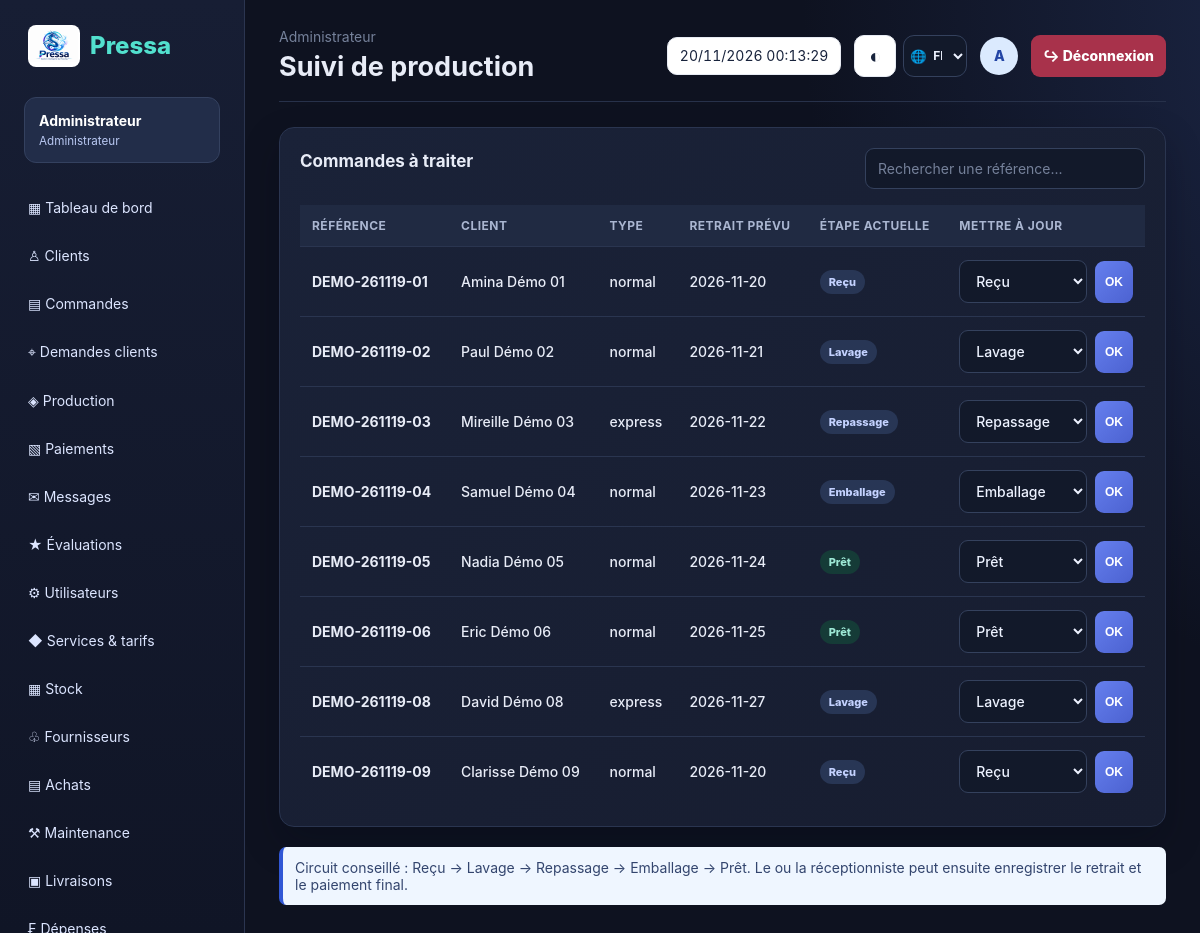
Screenshot of /production.php (signed in) with the database file from the repository.
### tables this page shows
CREATE TABLE `parametres` (
  `cle` varchar(60) NOT NULL,
  `valeur` varchar(255) NOT NULL,
  `description` varchar(255) DEFAULT NULL
);

CREATE TABLE `commandes` (
  `id` int(11) NOT NULL,
  `uuid` char(36) NOT NULL DEFAULT uuid(),
  `reference` varchar(30) NOT NULL,
  `client_id` int(11) NOT NULL,
  `depose_par` int(11) DEFAULT NULL,
  `type_depot` enum('normal','express') NOT NULL DEFAULT 'normal',
  `mode_remise` enum('retrait','livraison') NOT NULL DEFAULT 'retrait',
  `statut` enum('recu','lavage','repassage','emballage','pret','retire','annule') NOT NULL DEFAULT 'recu',
  `date_depot` datetime NOT NULL DEFAULT current_timestamp(),
  `date_promise` date NOT NULL,
  `date_pret` datetime DEFAULT NULL,
  `date_retrait` datetime DEFAULT NULL,
  `emplacement` varchar(30) DEFAULT NULL,
  `sous_total` decimal(12,2) NOT NULL DEFAULT 0.00,
  `remise_montant` decimal(12,2) NOT NULL DEFAULT 0.00,
  `motif_remise` varchar(255) DEFAULT NULL,
  `surcharge_express` decimal(12,2) NOT NULL DEFAULT 0.00,
  `total` decimal(12,2) NOT NULL DEFAULT 0.00,
  `notes` text DEFAULT NULL,
  `motif_annulation` varchar(255) DEFAULT NULL,
  `version` int(11) NOT NULL DEFAULT 1,
  `cree_le` datetime NOT NULL DEFAULT current_timestamp(),
  `modifie_le` datetime NOT NULL DEFAULT current_timestamp() ON UPDATE current_timestamp()
);

CREATE TABLE `clients` (
  `id` int(11) NOT NULL,
  `uuid` char(36) NOT NULL DEFAULT uuid(),
  `nom` varchar(120) NOT NULL,
  `prenom` varchar(120) DEFAULT NULL,
  `type_client` enum('particulier','entreprise') NOT NULL DEFAULT 'particulier',
  `telephone` varchar(30) NOT NULL,
  `telephone_secondaire` varchar(30) DEFAULT NULL,
  `email` varchar(160) DEFAULT NULL,
  `adresse` varchar(255) DEFAULT NULL,
  `quartier` varchar(120) DEFAULT NULL,
  `canal_prefere` enum('sms','appel','aucun') NOT NULL DEFAULT 'sms',
  `accepte_sms` tinyint(1) NOT NULL DEFAULT 0,
  `accepte_promotions` tinyint(1) NOT NULL DEFAULT 0,
  `date_consentement` datetime DEFAULT NULL,
  `notes` text DEFAULT NULL,
  `supprime` tinyint(1) NOT NULL DEFAULT 0,
  `version` int(11) NOT NULL DEFAULT 1,
  `cree_par` int(11) DEFAULT NULL,
  `cree_le` datetime NOT NULL DEFAULT current_timestamp(),
  `modifie_le` datetime NOT NULL DEFAULT current_timestamp() ON UPDATE current_timestamp(),
  `utilisateur_id` int(11) DEFAULT NULL
);

### includes/functions.php (called while the page is built, shortened)
<?php
function e($value):string{return htmlspecialchars((string)$value,ENT_QUOTES|ENT_SUBSTITUTE,'UTF-8');}
function role():string{return (string)($_SESSION['user']['role']??'');}
function role_label(string $role):string{return ['admin'=>'Administrateur','receptionniste'=>'Réceptionniste','accueil'=>'Accueil','caissier'=>'Caissier','production'=>'Production','livreur'=>'Livreur','client'=>'Client'][$role]??$role;}
function app_setting(string $key,string $default=''):string{static $values=[];if(array_key_exists($key,$values))return $values[$key];try{$q=db()->prepare('SELECT valeur FROM parametres WHERE cle=?');$q->execute([$key]);$value=$q->fetchColumn();return $values[$key]=$value===false?$default:(string)$value;}catch(Throwable $e){return $values[$key]=$default;}}
function status_label(string $status):string{return ['recu'=>'Reçu','lavage'=>'Lavage','repassage'=>'Repassage','emballage'=>'Emballage','pret'=>'Prêt','retire'=>'Retiré','annule'=>'Annulé'][$status]??$status;}

### includes/db.php (called while the page is built, shortened)
<?php
function db(): PDO {
 static $pdo=null;
 if (!$pdo) {
  if(DB_DRIVER==='pgsql'){
   $url=PRESSA_DATABASE_URL;
   if($url===''&&getenv('VERCEL')){
    http_response_code(503);
    header('Content-Type: text/plain; charset=utf-8');
    exit('Pressa est en cours de configuration. La connexion à la base de données est temporairement indisponible.');
   }
   if($url!==''){
    $parts=parse_url($url);
    if(!$parts||empty($parts['host'])||empty($parts['path']))throw new RuntimeException('PRESSA_DATABASE_URL is invalid.');
    parse_str($parts['query']??'',$query);
    $host=$parts['host'];$port=$parts['port']??DB_PORT;$name=ltrim($parts['path'],'/');
    $user=urldecode($parts['user']??'');$pass=urldecode($parts['pass']??'');$ssl=$query['sslmode']??'require';
   }else{$host=DB_HOST;$port=DB_PORT;$name=DB_NAME;$user=DB_USER;$pass=DB_PASS;$ssl='require';}
   $dsn='pgsql:host='.$host.';port='.$port.';dbname='.$name.';sslmode='.$ssl;
  }elseif(DB_DRIVER==='mysql'){$user=DB_USER;$pass=DB_PASS;$dsn='mysql:host='.DB_HOST.';dbname='.DB_NAME.';charset=utf8mb4';}
  else{throw new RuntimeException('PRESSA_DB_DRIVER must be mysql or pgsql.');}
  $pdo=new PDO($dsn,$user,$pass,[
   PDO::ATTR_ERRMODE=>PDO::ERRMODE_EXCEPTION,
   PDO::ATTR_DEFAULT_FETCH_MODE=>PDO::FETCH_ASSOC,
   PDO::ATTR_EMULATE_PREPARES=>false
  ]);
 }
 return $pdo;
}

### production.php (the view, shortened to what this page needs)
<?php
require_once __DIR__.'/includes/bootstrap.php';require_role(['admin','receptionniste','accueil','production']);$page_title='Suivi de production';
$allowed=['recu','lavage','repassage','emballage','pret'];
$rows=db()->query("SELECT o.*,o.reference AS code,o.date_promise AS date_prevue,o.depose_par AS user_id,c.nom,c.prenom FROM commandes o JOIN clients c ON c.id=o.client_id WHERE o.statut<>'retire' ORDER BY o.date_depot ASC")->fetchAll();require 'includes/header.php';?>
<div class="panel"><div class="panel-head"><h2>Commandes à traiter</h2><input class="search" data-filter="#production" placeholder="Rechercher une référence..."></div><div class="table-wrap"><table id="production"><thead><tr><th>Référence</th><th>Client</th><th>Type</th><th>Retrait prévu</th><th>Étape actuelle</th><th>Mettre à jour</th></tr></thead><tbody><?php foreach($rows as $r):?><tr><td><b><?=e($r['code'])?></b></td><td><?=e($r['prenom'].' '.$r['nom'])?></td><td><?=e($r['type_depot'])?></td><td><?=e($r['date_prevue'])?></td><td><span class="badge <?=e($r['statut'])?>"><?=e(status_label($r['statut']))?></span></td><td><form method="post" class="actions"><input type="hidden" name="csrf" value="<?=e(csrf())?>"><input type="hidden" name="id" value="<?=$r['id']?>"><select name="statut"><?php foreach($allowed as $v):?><option value="<?=$v?>" <?=$r['statut']===$v?'selected':''?>><?=e(status_label($v))?></option><?php endforeach;?></select><button class="btn small">OK</button></form></td></tr><?php endforeach;?></tbody></table></div></div>
<div class="notice">Circuit conseillé : Reçu → Lavage → Repassage → Emballage → Prêt. Le ou la réceptionniste peut ensuite enregistrer le retrait et le paiement final.</div>
<?php require 'includes/footer.php';?>

### includes/header.php (shortened to what this page needs)
<?php
$appTitle=app_setting('nom_pressing',app_setting('nom_application',APP_NAME));
$pageClass=role()==='admin'?'admin-shell':'';
$language=$_SESSION['language']??'fr';
?>
<!doctype html><html lang="<?=e($language)?>"><head><link rel="stylesheet" href="assets/css/style.css"></head><body class="<?=$pageClass?>">
<aside class="sidebar" id="appSidebar"><div class="brand"><img class="brand-logo" src="assets/img/Pressa%20Dragon%20Steam%20Emblem.png" alt="Pressa"><span class="brand-label"><?=e($appTitle)?></span></div><div class="userbox"><?=e($_SESSION['user']['name'])?><small><?=e(role_label(role()))?></small></div><nav>
<?php if(role()==='livreur'): ?>
<a href="livreur.php">▣ Mes livraisons</a>
<?php elseif(role()==='admin'): ?>
<a href="dashboard.php">▦ Tableau de bord</a><a href="clients.php">♙ Clients</a><a href="orders.php">▤ Commandes</a><a href="client_requests.php">⌖ Demandes clients</a><a href="production.php">◈ Production</a><a href="invoices.php">▧ Paiements</a><a href="messages.php">✉ Messages</a><a href="ratings.php">★ Évaluations</a><a href="users.php">⚙ Utilisateurs</a><a href="services.php">◆ Services & tarifs</a><a href="stock.php">▦ Stock</a><a href="suppliers.php">♧ Fournisseurs</a><a href="purchases.php">▤ Achats</a><a href="maintenance.php">⚒ Maintenance</a><a href="livreur.php">▣ Livraisons</a><a href="expenses.php">₣ Dépenses</a><a href="reports.php">▤ Rapports</a><a href="settings.php">⚙ Paramètres</a>
<?php elseif(role()==='caissier'): ?>
<a href="dashboard.php">▦ Tableau de bord</a><a href="orders.php">▤ Commandes</a><a href="invoices.php">▧ Factures & paiements</a>
<?php elseif(role()==='production'): ?>
<a href="dashboard.php">▦ Tableau de bord</a><a href="production.php">◈ Production</a><a href="orders.php">▤ Commandes</a>
<?php endif; ?>
</nav><form class="sidebar-logout-form" action="logout.php" method="post"><input type="hidden" name="csrf" value="<?=e(csrf())?>"><button class="logout" type="submit">↪ Déconnexion</button></form></aside>
<main class="main"><header class="topbar"><div class="topbar-heading"><div><span class="muted"><?=e(role_label(role()))?></span><h1><?=e($page_title??'Tableau de bord')?></h1></div></div><div class="top-right"><time class="date-time-pill" data-current-datetime datetime="<?=e(date(DATE_ATOM))?>"></time><div class="ui-actions"><button class="utility-button" type="button" data-theme-toggle aria-label="Activer le thème sombre" title="Thème sombre"></button><label class="language-control" title="Langue"><select class="language-select" id="languageSelect" aria-label="Langue"><option value="fr" <?=$language==='fr'?'selected':''?>>FR</option></select></label></div><span class="avatar"><?=e(strtoupper(substr($_SESSION['user']['name'],0,1)))?></span><form class="topbar-logout-form" action="logout.php" method="post"><button class="logout topbar-logout" type="submit">↪ Déconnexion</button></form></div></header>

### rows the page displays
parametres: valeur "Pressa"
commandes: reference "DEMO-261119-01", client.nom "Amina Démo 01", type_depot "normal", date_promise "2026-11-20", statut "Reçu"
commandes: reference "DEMO-261119-02", client.nom "Paul Démo 02", type_depot "normal", date_promise "2026-11-21", statut "Lavage"
commandes: reference "DEMO-261119-03", client.nom "Mireille Démo 03", type_depot "express", date_promise "2026-11-22", statut "Repassage"
commandes: reference "DEMO-261119-04", client.nom "Samuel Démo 04", type_depot "normal", date_promise "2026-11-23", statut "Emballage"
commandes: reference "DEMO-261119-05", client.nom "Nadia Démo 05", type_depot "normal", date_promise "2026-11-24", statut "Prêt"
commandes: reference "DEMO-261119-06", client.nom "Eric Démo 06", type_depot "normal", date_promise "2026-11-25", statut "Prêt"
commandes: reference "DEMO-261119-08", client.nom "David Démo 08", type_depot "express", date_promise "2026-11-27", statut "Lavage"
commandes: reference "DEMO-261119-09", client.nom "Clarisse Démo 09", type_depot "normal", date_promise "2026-11-20", statut "Reçu"

### other values shown
$_SESSION['user']['name'] "Administrateur"
role_label(role()) "Administrateur"
$page_title "Suivi de production"
substr($_SESSION['user']['name'],0,1) "A"
form field statut "Reçu"
form field statut "Lavage"
form field statut "Repassage"
form field statut "Emballage"
form field statut "Prêt"
